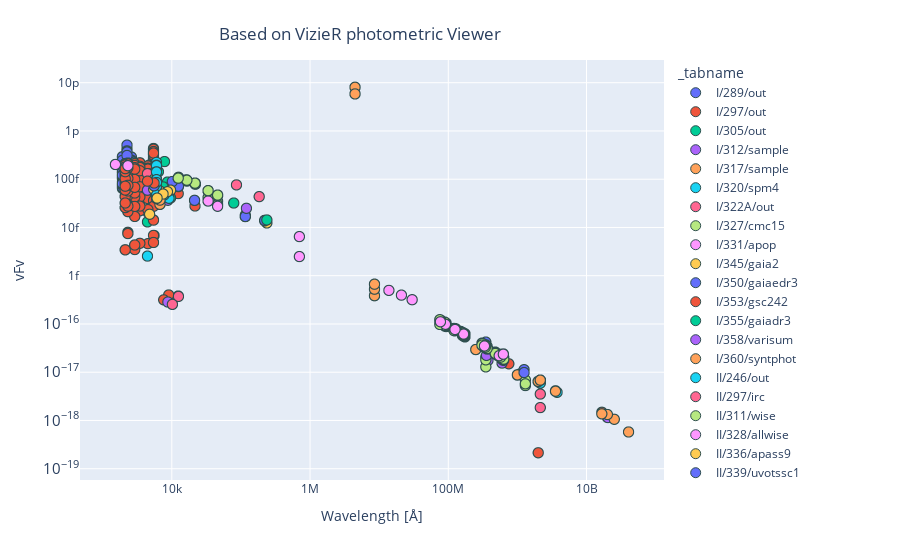

Source (notebook cell):
### Code cell
sed["nufnu"] = sed["sed_freq"] * sed["sed_flux"] * 1e-17
cc = 3e18
sed["lambda"] = cc / sed["sed_freq"] / 1e9
sed_p = sed.to_pandas()
fig = px.scatter(sed_p, x="lambda", y="nufnu", log_x=True, log_y=True, color="_tabname")
fig.update_traces(
    marker={"size": 10, "line": {"width": 1, "color": "DarkSlateGrey"}},
    selector={"mode": "markers"},
)

fig.update_layout(
    xaxis_title="Wavelength [Å]",
    yaxis_title="vFv",
    title={
        "text": "Based on VizieR photometric Viewer",
        "y": 0.95,
        "x": 0.4,
        "xanchor": "center",
        "yanchor": "top",
    },
)

fig.show()
